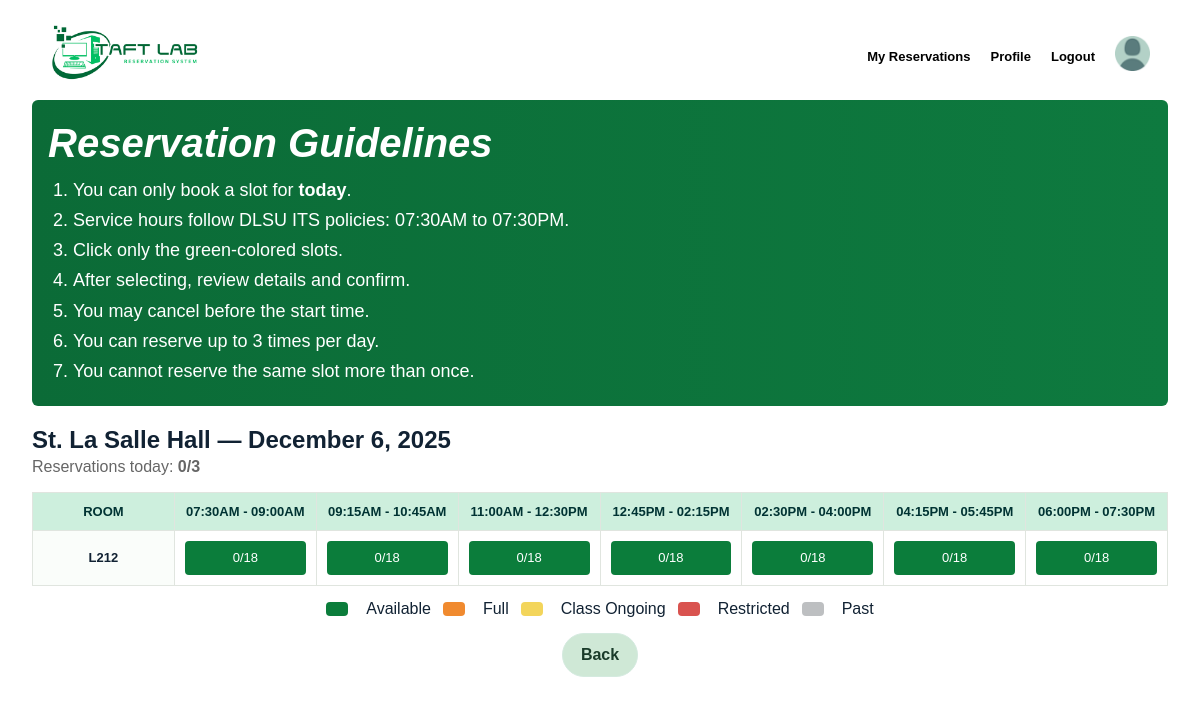
The page /Webpages/rsv-page.php?redirect_building=102 (signed in) on the database its author committed.
### tables this page shows
CREATE TABLE building(
    building_id INT AUTO_INCREMENT PRIMARY KEY,
    building_code VARCHAR(10) NOT NULL,
    building_name VARCHAR(45) NOT NULL
);

CREATE TABLE laboratory(
    lab_id INT AUTO_INCREMENT PRIMARY KEY,
    building_id INT NOT NULL,
    room_code VARCHAR(10) NOT NULL,
    capacity INT NOT NULL, 
    status ENUM('Active', 'Maintenance', 'Closed') NOT NULL,
    FOREIGN KEY (building_id) REFERENCES building(building_id) ON DELETE RESTRICT ON UPDATE CASCADE,
    UNIQUE(building_id, room_code)
);

### Webpages/rsv-page.php (the view, shortened to what this page needs)
<?php
include "db.php";
$building_id = 1;
if (isset($_POST['building_id'])) {
    $building_id = intval($_POST['building_id']);
} else if (isset($_GET['redirect_building'])) {
    $building_id = intval($_GET['redirect_building']);
}
$sql_building = "
    SELECT building_code, building_name
    FROM building
    WHERE building_id = ?
    LIMIT 1
";
$stmt_building = $conn->prepare($sql_building);
$stmt_building->bind_param("i", $building_id);
$stmt_building->execute();
$result_building = $stmt_building->get_result();
$building = ($result_building && $result_building->num_rows > 0)
            ? $result_building->fetch_assoc()
            : null;
$slots = [
    "07:30AM - 09:00AM" => ["07:30:00", "09:00:00"],
    "09:15AM - 10:45AM" => ["09:15:00", "10:45:00"],
    "11:00AM - 12:30PM" => ["11:00:00", "12:30:00"],
    "12:45PM - 02:15PM" => ["12:45:00", "14:15:00"],
    "02:30PM - 04:00PM" => ["14:30:00", "16:00:00"],
    "04:15PM - 05:45PM" => ["16:15:00", "17:45:00"],
    "06:00PM - 07:30PM" => ["18:00:00", "19:30:00"]
];
$today_date = date('Y-m-d');
$php_weekday = date('D');
$weekday_map = ['Mon'=>'Mon','Tue'=>'Tue','Wed'=>'Wed','Thu'=>'Thu','Fri'=>'Fri','Sat'=>'Sat','Sun'=>'Sun'];
$weekday = $weekday_map[$php_weekday] ?? $php_weekday;
$sql_labs = "
    SELECT lab_id, room_code, capacity, status
    FROM laboratory
    WHERE building_id = ?
    ORDER BY room_code ASC
";
$stmt_labs = $conn->prepare($sql_labs);
$stmt_labs->bind_param("i", $building_id);
$stmt_labs->execute();
$result_labs = $stmt_labs->get_result();
$labs = ($result_labs) ? $result_labs->fetch_all(MYSQLI_ASSOC) : [];
function getReservationCount($conn, $lab_id, $date, $start, $end) {
    $sql = "
        SELECT COUNT(*) AS c
        FROM reservation
        WHERE lab_id = ?
        AND date_reserved = ?
        AND reserve_startTime = ?
        AND reserve_endTime = ?
        AND status = 'Active'
    ";
    $stmt = $conn->prepare($sql);
    $stmt->bind_param("isss", $lab_id, $date, $start, $end);
    $stmt->execute();
    $res = $stmt->get_result();
    return ($res ? intval($res->fetch_assoc()['c']) : 0);
}
function hasUserReservedSlot($conn, $user_id, $lab_id, $date, $start, $end) {
    $sql = "
        SELECT reservation_id
        FROM reservation
        WHERE user_id = ?
        AND lab_id = ?
        AND date_reserved = ?
        AND reserve_startTime = ?
        AND reserve_endTime = ?
        AND status = 'Active'
        LIMIT 1
    ";
    $stmt = $conn->prepare($sql);
    $stmt->bind_param("iisss", $user_id, $lab_id, $date, $start, $end);
    $stmt->execute();
    $res = $stmt->get_result();
    return ($res && $res->num_rows > 0);
}
function getUserReservationCountForDay($conn, $user_id, $date) {
    $sql = "
        SELECT COUNT(*) AS c
        FROM reservation
        WHERE user_id = ?
        AND date_reserved = ?
        AND status = 'Active'
    ";
    $stmt = $conn->prepare($sql);
    $stmt->bind_param("is", $user_id, $date);
    $stmt->execute();
    $res = $stmt->get_result();
    return ($res ? intval($res->fetch_assoc()['c']) : 0);
}
function hasClassConflict($conn, $lab_id, $weekday, $start, $end) {
    $sql = "
        SELECT cs.class_schedule_id
        FROM class_schedule cs
        JOIN existing_class ec ON cs.class_id = ec.class_id
        WHERE ec.lab_id = ?
        AND cs.class_day = ?
        AND NOT (cs.end_time <= ? OR cs.start_time >= ?)
        LIMIT 1
    ";
    $stmt = $conn->prepare($sql);
    $stmt->bind_param("isss", $lab_id, $weekday, $start, $end);
    $stmt->execute();
    $res = $stmt->get_result();
    return ($res && $res->num_rows > 0);
}
function hasRestriction($conn, $lab_id, $date, $start, $end) {
    $sql = "
        SELECT restricted_slot_id
        FROM restricted_slots
        WHERE lab_id = ?
        AND restricted_date = ?
        AND NOT (end_time <= ? OR start_time >= ?)
        LIMIT 1
    ";
    $stmt = $conn->prepare($sql);
    $stmt->bind_param("isss", $lab_id, $date, $start, $end);
    $stmt->execute();
    $res = $stmt->get_result();
    return ($res && $res->num_rows > 0);
}
function timeToDateTime($date, $timeStr){
    return new DateTime($date.' '.$timeStr);
}
$user_id = $_SESSION['user_id'];
$userDayReservations = getUserReservationCountForDay($conn, $user_id, $today_date);
?>
<!DOCTYPE html>
<html lang="en">
<head>
    <link rel="stylesheet" href="reservation.css">
</head>
<body>
<header>
    <div class="logo">
        <img src="images/taftlab-logo.png" alt="TaftLab Logo"/>
    </div>
    <div class="header-right">
      <nav>
        <ul>
          <li><a href="rsv-history.php">My Reservations</a></li>
          <li><a href="#">Profile</a></li>
          <li><a href="logout.php">Logout</a></li>
        </ul>
      </nav>
      <div class="profile-icon">
        <img src="images/profile-icon.png" alt="Profile Icon"/>
      </div>
    </div>
</header>
<main class="container">
    <section class="guidelines">
        <h2>Reservation Guidelines</h2>
        <ol>
            <li>You can only book a slot for <strong>today</strong>.</li>
            <li>Service hours follow DLSU ITS policies: 07:30AM to 07:30PM.</li>
            <li>Click only the green-colored slots.</li>
            <li>After selecting, review details and confirm.</li>
            <li>You may cancel before the start time.</li>
            <li>You can reserve up to 3 times per day.</li>
            <li>You cannot reserve the same slot more than once.</li>
        </ol>
    </section>
    <section class="timetable">
        <h2><?= htmlspecialchars($building['building_name']) ?> — <?= date('F j, Y') ?></h2>
        <p style="color: #666; margin-bottom: 10px;">Reservations today: <strong><?= $userDayReservations ?>/3</strong></p>
        <div class="table-wrap">
            <table class="rsv-table" id="rsvTable">
                <thead>
                    <tr>
                        <th class="mint-header">ROOM</th>
                        <?php foreach($slots as $label => $times): ?>
                            <th class="mint-header"><?= htmlspecialchars($label) ?></th>
                        <?php endforeach; ?>
                    </tr>
                </thead>
                <tbody>
                <?php foreach ($labs as $lab): ?>
                    <tr>
                        <td class="roomcol"><?= htmlspecialchars($lab['room_code']); ?></td>
                        <?php foreach ($slots as $label => $times):
                            $sstart = $times[0];
                            $send   = $times[1];
                            $slotEndDT = timeToDateTime($today_date,$send);
                            $now = new DateTime();
                            $cellClass = '';
                            $cellText  = '';
                            $isUserReserved = hasUserReservedSlot($conn, $user_id, $lab['lab_id'], $today_date, $sstart, $send);
                            if ($now > $slotEndDT) {
                                $cellClass = 'past';
                                $cellText = 'Past';
                            }
                            else if ($isUserReserved && $now <= $slotEndDT) {
                                $cellClass = 'user-reserved';
                                $cellText = 'Your Slot';
                            }
                            else if (hasRestriction($conn, $lab['lab_id'], $today_date, $sstart, $send)) {
                                $cellClass = 'restricted';
                                $cellText = 'Restricted';
                            }
                            else if (hasClassConflict($conn, $lab['lab_id'], $weekday, $sstart, $send)) {
                                $cellClass = 'class';
                                $cellText = 'Class Ongoing';
                            }
                            else {
                                $count = getReservationCount($conn, $lab['lab_id'], $today_date, $sstart, $send);
                                $capacity = intval($lab['capacity']);
                                if ($count >= $capacity) {
                                    $cellClass = 'full';
                                    $cellText = "$count/$capacity";
                                } else {
                                    $cellClass = 'available';
                                    $cellText = "$count/$capacity";
                                }
                            }
                            $data_attrs = sprintf(
                                'data-labid="%d" data-room="%s" data-start="%s" data-end="%s" data-date="%s" data-count="%d" data-cap="%d" data-userreserved="%s"',
                                $lab['lab_id'],
                                htmlspecialchars($lab['room_code']),
                                $sstart,
                                $send,
                                $today_date,
                                $count ?? 0,
                                $capacity ?? intval($lab['capacity']),
                                $isUserReserved ? 'true' : 'false'
                            );
                        ?>
                        <td class="cell <?= $cellClass ?>" <?= $data_attrs ?>>
                            <div class="cell-inner"><?= htmlspecialchars($cellText) ?></div>
                        </td>
                        <?php endforeach; ?>
                    </tr>
                <?php endforeach; ?>
                </tbody>
            </table>
        </div>
        <div class="legend">
            <span class="legend-box available"></span> Available
            <span class="legend-box full"></span> Full
            <span class="legend-box class"></span> Class Ongoing
            <span class="legend-box restricted"></span> Restricted
            <span class="legend-box past"></span> Past
        </div>
        <div class="backwrap">
            <a href="homepage.php" class="btn back">Back</a>
        </div>
    </section>
</main>
</body>
</html>

### Webpages/reservation.css (style rules this page uses)
body { background-color: #ffffff; }
* { box-sizing:border-box; margin:0; padding:0; font-family: 'Poppins', sans-serif; }
body { background:#ffffff; color:#123; line-height:1.35; padding:20px }
.container { padding:8px 12px }
.guidelines { background:linear-gradient(90deg,#0b6b37,#0e7a3f); color:#fff; padding:16px; border-radius:6px; margin-bottom:18px; }
.guidelines h2 { font-size:40px; font-style: italic; font-weight: 800; margin-bottom:8px; }
.guidelines ol { margin-left:25px; }
.guidelines li { margin:6px 0; font-size:18px; }
.table-wrap { overflow-x:auto; margin-top:14px }
.rsv-table { width:100%; border-collapse:collapse; table-layout:fixed }
.rsv-table th,.rsv-table td { border:1px solid #e0e5df; padding:10px; text-align:center; vertical-align:middle; font-size:13px }
.rsv-table thead th.mint-header { background:#cdefdd; color:#033; font-weight:700 }
.rsv-table thead th { position:sticky; top:0; z-index:2 }
.roomcol { text-align:left;padding-left:12px;font-weight:700;background:#fafdfa }
.cell { cursor:pointer; transition:all .12s ease }
.cell .cell-inner { padding:8px; border-radius:4px }
.cell.available .cell-inner { background:#0b7d3b; color:#fff }
.legend { display: flex; justify-content: center; align-items: center; margin-top: 12px; gap: 12px; flex-wrap: wrap; }
.legend { margin-top:12px; display:flex; gap:12px; align-items:center; flex-wrap:wrap }
.legend-box { display:inline-block; width:22px; height:14px; border-radius:4px; margin-right:6px; vertical-align:-2px }
.legend-box.available { background:#0b7d3b }
.legend-box.full { background:#f08a2f }
.legend-box.class { background:#f3d55b }
.legend-box.restricted { background:#d9534f }
.legend-box.past { background:#bdbfc1 }
.backwrap { margin-top:14px; text-align:center }
.btn { display:inline-block; padding:10px 18px; border-radius:24px; background:#e9f2ec; border:1px solid #d4eadf; color:#1a3b2a; text-decoration:none; font-weight:600 }
.btn.back { background:#cfe8d6 }
header { font-family: 'Helvetica Neue', Arial, sans-serif; display: flex; justify-content: space-between; align-items: center; padding: 3px 30px; background-color: #fff; }
.header-right { display: flex; align-items: center; gap: 20px; }
.logo img { height: 60px; }
.profile-icon img { height: 35px; margin: 0px; }
nav ul { list-style: none; display: flex; gap: 20px; margin: 0; padding: 0; }
nav ul li a { text-decoration: none; color: black; font-size: 13px; font-weight: 550; transition: color 0.3s ease; }

### rows shown on the page
building: building_name "St. La Salle Hall"
laboratory: room_code "L212", cellText "0/18"

### other values the page prints
$userDayReservations "0"
$label "07:30AM - 09:00AM"
$label "09:15AM - 10:45AM"
$label "11:00AM - 12:30PM"
$label "12:45PM - 02:15PM"
$label "02:30PM - 04:00PM"
$label "04:15PM - 05:45PM"
$label "06:00PM - 07:30PM"
